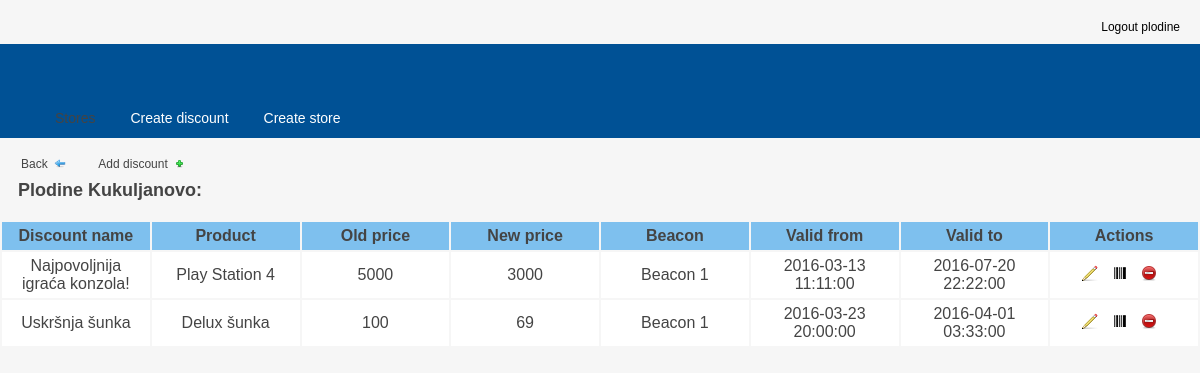
Screenshot of /php/store_discounts.php?id=4 (signed in) with the database file from the repository.
### tables this page shows
CREATE TABLE IF NOT EXISTS `store` (
  `id` int(11) NOT NULL AUTO_INCREMENT,
  `id_chain_store` int(11) NOT NULL,
  `name` varchar(100) NOT NULL,
  `address` varchar(1000) NOT NULL,
  `telephone` varchar(30) NOT NULL,
  PRIMARY KEY (`id`),
  KEY `id_chain_store` (`id_chain_store`)
);

CREATE TABLE IF NOT EXISTS `discounts` (
  `id` int(11) NOT NULL AUTO_INCREMENT,
  `id_store` int(11) NOT NULL,
  `id_beacon` int(11) NOT NULL,
  `name` varchar(50) NOT NULL,
  `product` varchar(50) NOT NULL,
  `new_price` float NOT NULL,
  `old_price` float NOT NULL,
  `valid_from` datetime NOT NULL,
  `valid_to` datetime NOT NULL,
  PRIMARY KEY (`id`),
  KEY `id_store` (`id_store`,`id_beacon`)
);

CREATE TABLE IF NOT EXISTS `beacon` (
  `id` int(11) NOT NULL AUTO_INCREMENT,
  `beacon_name` varchar(100) NOT NULL,
  `factory_id` varchar(17) NOT NULL,
  PRIMARY KEY (`id`)
);

### php/store_discounts.php (the view, shortened to what this page needs)
<html>
    <head>
        <link rel="stylesheet" type="text/css" href="../css/styles.css" />
    </head>
    <body>
        <div id="header">
            <div id="header-status">
                <div >
                    <div >
                    </div>
                    <div >
                        <?php include "logout_menu.php"; ?>
                    </div>
                </div>
                <?php
                    include('menu.php');
                ?>
        </div>
        <div >
                <div class="module">
                     <a href="stores.php"  class="button">
                        	<span>Back&nbsp;&nbsp;<img src="../img/arrow-180.gif" width="12" height="9"  /></span>
                    </a><a href="create_discount_for_store.php?store=<?php echo $_GET['id']; ?>"  class="button"><span>Add discount&nbsp;&nbsp;<img src="../img/add.gif" width="12" height="9"  /></span></a>
                	<h2><span>
                        <br/>
                        <?php
                            $sql= mysql_query ("select name from store where id='". $_GET['id']."'");
                            $row = mysql_fetch_array($sql);
                            echo $row['name'] . ":";
                        ?>
                        </span></h2>
                    <div class="module-table-body">
                    	<form action="">
                        <table id="myTable" class="tablesorter">
                        	<thead>
                                <tr >
                                    <th style="width:10%; text-align:center;" >Discount name</th>
                                    <th style="width:10%; text-align:center;">Product</th>
                                    <th style="width:10%; text-align:center;">Old price</th>
                                    <th style="width:10%; text-align:center;">New price</th>
                                    <th style="width:10%; text-align:center;">Beacon</th>
                                    <th style="width:10%; text-align:center;">Valid from</th>
                                    <th style="width:10%; text-align:center;">Valid to</th>
                                    <th style="width:10%; text-align:center;">Actions</th>
                                </tr>
                            </thead>
                            <tbody>
								<?php
                                    $sql= mysql_query ("SELECT *, b.id as bid, d.id as did FROM `discounts` as d  inner join beacon as b on d.id_beacon = b.id where d.id_store =  '".$_GET['id']."' ORDER BY d.id");
                                    while ($row = mysql_fetch_array($sql))
                                    {
                                        echo "<tr>
                    								<td class='align-center'>".$row['name']."</td>
                    								<td class='align-center'>".$row['product']."</td>
                    								<td class='align-center'>".$row['old_price']."</td>
                    								<td class='align-center'>".$row['new_price']."</td>
                    								<td class='align-center'>".$row['beacon_name']."</td>
                    								<td class='align-center'>".$row['valid_from']."</td>
                    								<td class='align-center'>".$row['valid_to']."</td>
                    								<td class='align-center'>
                    									<a href='edit_discount.php?id=".$row['did']."'><img src='../img/pencil.gif'  width='16' height='16' title='Edit' /></a>&nbsp;&nbsp;
                    									<a href='discount_codes.php?id=".$row['did']."&store=".$_GET['id']."'><img src='../img/codes.png'  width='16' height='16' title='View codes' /></a>&nbsp;&nbsp;
                    									<img src='../img/minus-circle.gif'  onclick='delete_discount(".$row['did'].", ".$_GET['id'].")' width='16' height='16' title='Briši' />&nbsp;&nbsp;
                    								</td>
                    							</tr>  ";
                                    }
								?>
                            </tbody>
                        </table>
                        </form>
                     </div>
                </div>
			</div>
        </div>
	</body>
</html>

### css/styles.css (style rules this page uses)
body { font: 12px/1.5 "Lucida Sans Unicode", "Lucida Grande", sans-serif; color: #444444; background-color: #f6f6f6; margin: 0; line-height: 1; }
.align-center { text-align: center; }
div.module { background: no-repeat scroll bottom left; float: center; width: 100%; margin-bottom: 20px; }
div.module div.module-table-body { background: no-repeat scroll bottom right; padding: 0; float: left; width: 100%; }
div.module h2 span { background: no-repeat top right; display: block; line-height: 20px; padding: 7px 0 5px 18px; }
div.module table { width: 100%; margin: 0 0 10px 0; }
div.module table th { background-color: #7ec0ee; padding: 5px; text-align: left; }
div.module table td { background-color: #ffffff; padding: 5px;; }
#header { margin-bottom: 20px; }
#header-status { padding: 0; color: #aaaaaa; }
div.module a.button { display: block; float: left; height: 26px; padding-right: 11px; padding-left: 11px; text-decoration: none; color: #444444; font-size:12px; }
div.module a.button span { display: block; line-height: 15px; padding: 4px 0 7px 10px; }

### rows the page displays
store: name "Plodine Kukuljanovo"
discounts: name "Najpovoljnija igraća konzola!", product "Play Station 4", old_price "5000", new_price "3000", id_beacon.beacon_name "Beacon 1", valid_from "2016-03-13 11:11:00", valid_to "2016-07-20 22:22:00"
discounts: name "Uskršnja šunka", product "Delux šunka", old_price "100", new_price "69", id_beacon.beacon_name "Beacon 1", valid_from "2016-03-23 20:00:00", valid_to "2016-04-01 03:33:00"

### other values shown
$_SESSION['username'] "plodine"
